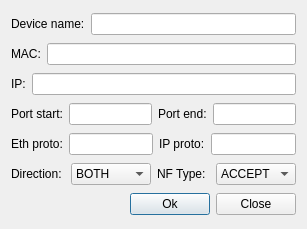
<?xml version="1.0" encoding="UTF-8"?>
<ui version="4.0">
 <class>QManagerDialogAddRule</class>
 <widget class="QDialog" name="QManagerDialogAddRule">
  <property name="geometry">
   <rect>
    <x>0</x>
    <y>0</y>
    <width>307</width>
    <height>229</height>
   </rect>
  </property>
  <property name="sizePolicy">
   <sizepolicy hsizetype="Expanding" vsizetype="Expanding">
    <horstretch>0</horstretch>
    <verstretch>0</verstretch>
   </sizepolicy>
  </property>
  <property name="windowTitle">
   <string>Add rule</string>
  </property>
  <layout class="QGridLayout" name="gridLayout">
   <item row="0" column="0" colspan="2">
    <layout class="QHBoxLayout" name="hlayout_1">
     <item>
      <widget class="QLabel" name="devnameLabel">
       <property name="text">
        <string>Device name:</string>
       </property>
       <property name="buddy">
        <cstring>macLineEdit</cstring>
       </property>
      </widget>
     </item>
     <item>
      <widget class="QLineEdit" name="devnameLineEdit"/>
     </item>
    </layout>
   </item>
   <item row="1" column="0" colspan="2">
    <layout class="QHBoxLayout" name="hlayout_2">
     <item>
      <widget class="QLabel" name="macLabel">
       <property name="text">
        <string>MAC:</string>
       </property>
       <property name="buddy">
        <cstring>macLineEdit</cstring>
       </property>
      </widget>
     </item>
     <item>
      <widget class="QLineEdit" name="macLineEdit"/>
     </item>
    </layout>
   </item>
   <item row="2" column="0" colspan="2">
    <layout class="QHBoxLayout" name="hlayout_3">
     <item>
      <widget class="QLabel" name="ipLabel">
       <property name="text">
        <string>IP:</string>
       </property>
       <property name="buddy">
        <cstring>macLineEdit</cstring>
       </property>
      </widget>
     </item>
     <item>
      <widget class="QLineEdit" name="ipLineEdit"/>
     </item>
    </layout>
   </item>
   <item row="3" column="0" colspan="2">
    <layout class="QHBoxLayout" name="hlayout_4">
     <item>
      <widget class="QLabel" name="portStartLabel">
       <property name="text">
        <string>Port start:</string>
       </property>
       <property name="buddy">
        <cstring>macLineEdit</cstring>
       </property>
      </widget>
     </item>
     <item>
      <widget class="QLineEdit" name="portStartLineEdit"/>
     </item>
     <item>
      <widget class="QLabel" name="portEndLabel">
       <property name="text">
        <string>Port end:</string>
       </property>
      </widget>
     </item>
     <item>
      <widget class="QLineEdit" name="portEndLineEdit"/>
     </item>
    </layout>
   </item>
   <item row="4" column="0" colspan="2">
    <layout class="QHBoxLayout" name="hlayout_5">
     <item>
      <widget class="QLabel" name="ethProtoLabel">
       <property name="text">
        <string>Eth proto:</string>
       </property>
       <property name="buddy">
        <cstring>macLineEdit</cstring>
       </property>
      </widget>
     </item>
     <item>
      <widget class="QLineEdit" name="ethProtoLineEdit"/>
     </item>
     <item>
      <widget class="QLabel" name="ipProtoLabel">
       <property name="text">
        <string>IP proto:</string>
       </property>
      </widget>
     </item>
     <item>
      <widget class="QLineEdit" name="ipProtoLineEdit"/>
     </item>
    </layout>
   </item>
   <item row="5" column="0" colspan="2">
    <layout class="QHBoxLayout" name="hlayout_6">
     <item>
      <widget class="QLabel" name="directionLabel">
       <property name="text">
        <string>Direction:</string>
       </property>
       <property name="buddy">
        <cstring>macLineEdit</cstring>
       </property>
      </widget>
     </item>
     <item>
      <widget class="QComboBox" name="directionCombobox">
       <item>
        <property name="text">
         <string>BOTH</string>
        </property>
       </item>
       <item>
        <property name="text">
         <string>INPUT</string>
        </property>
       </item>
       <item>
        <property name="text">
         <string>OUTPUT</string>
        </property>
       </item>
      </widget>
     </item>
     <item>
      <widget class="QLabel" name="nfTypeLabel">
       <property name="text">
        <string>NF Type:</string>
       </property>
      </widget>
     </item>
     <item>
      <widget class="QComboBox" name="nfTypeCombobox">
       <item>
        <property name="text">
         <string>ACCEPT</string>
        </property>
       </item>
       <item>
        <property name="text">
         <string>DROP</string>
        </property>
       </item>
       <item>
        <property name="text">
         <string>QUEUE</string>
        </property>
       </item>
       <item>
        <property name="text">
         <string>REPEAT</string>
        </property>
       </item>
       <item>
        <property name="text">
         <string>STOLEN</string>
        </property>
       </item>
       <item>
        <property name="text">
         <string>STOP</string>
        </property>
       </item>
      </widget>
     </item>
    </layout>
   </item>
   <item row="6" column="1">
    <layout class="QHBoxLayout" name="hlayout_buttons">
     <item>
      <widget class="QPushButton" name="okPushButton">
       <property name="text">
        <string>Ok</string>
       </property>
      </widget>
     </item>
     <item>
      <widget class="QPushButton" name="closePushButton">
       <property name="text">
        <string>Close</string>
       </property>
      </widget>
     </item>
    </layout>
   </item>
   <item row="6" column="0">
    <spacer name="buttons_spacer">
     <property name="orientation">
      <enum>Qt::Horizontal</enum>
     </property>
     <property name="sizeHint" stdset="0">
      <size>
       <width>300</width>
       <height>20</height>
      </size>
     </property>
    </spacer>
   </item>
  </layout>
 </widget>
 <layoutdefault spacing="6" margin="11"/>
 <resources/>
 <connections>
  <connection>
   <sender>closePushButton</sender>
   <signal>clicked()</signal>
   <receiver>QManagerDialogAddRule</receiver>
   <slot>hide()</slot>
   <hints>
    <hint type="sourcelabel">
     <x>256</x>
     <y>207</y>
    </hint>
    <hint type="destinationlabel">
     <x>153</x>
     <y>114</y>
    </hint>
   </hints>
  </connection>
 </connections>
</ui>
